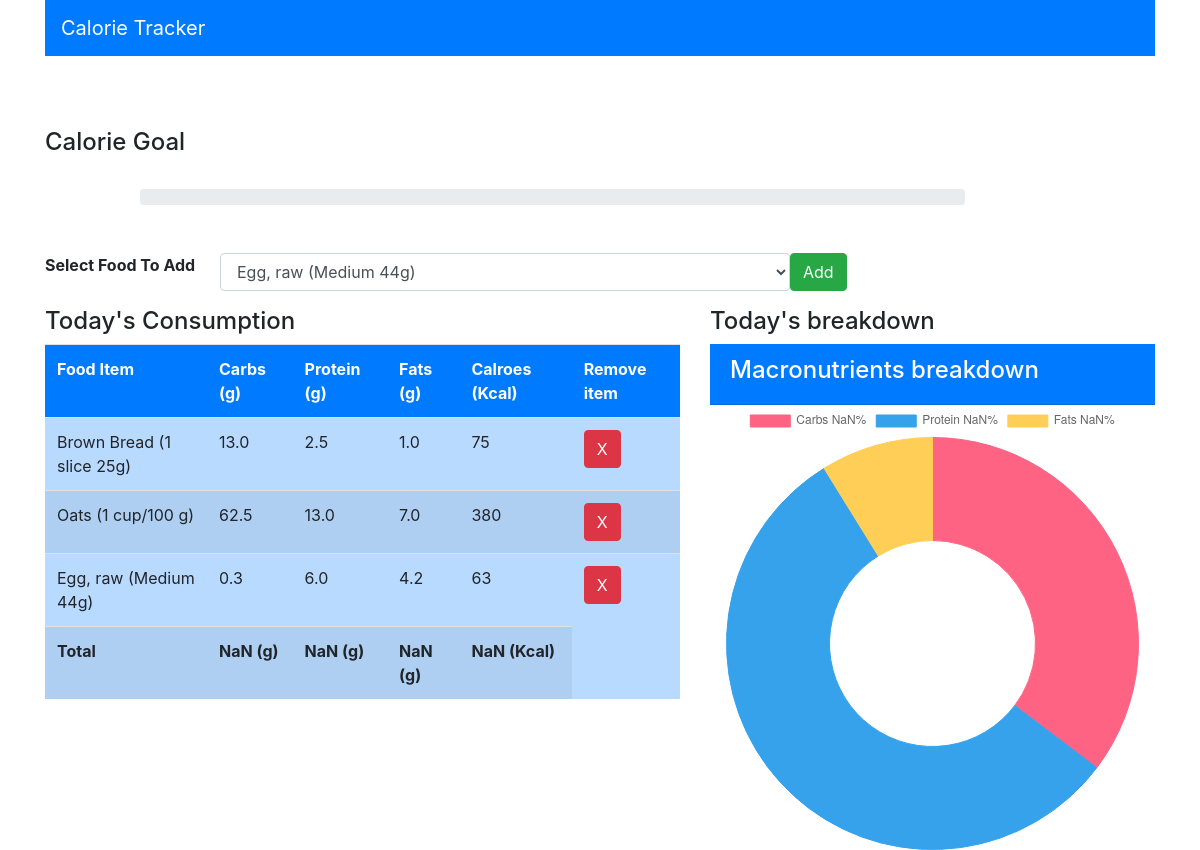
The app's page / (signed in) with its own data.
### myapp/models.py (models this page shows, shortened)
class Consume(models.Model):
    user = models.ForeignKey(User, on_delete=models.CASCADE)
    food_consumed = models.ForeignKey(Food, on_delete=models.CASCADE)

class Food(models.Model):
    name  = models.CharField(max_length=100)
    carbs = models.FloatField()
    protein = models.FloatField()
    fats = models.FloatField()
    calories = models.IntegerField()

### myapp/views.py (the view)
# urls.py: path('', views.index, name="index"),
def index(request):
    if request.method=="POST":
        food_consumed = request.POST['food_consumed']
        consume = Food.objects.get(name=food_consumed)
        user = request.user
        consume = Consume(user=user, food_consumed=consume)
        consume.save()
        foods = Food.objects.all()
    else:
        foods = Food.objects.all()
    consumed_food = Consume.objects.filter(user=request.user)
    return render(request, 'myapp/index.html', {'foods':foods, 'consumed_food':consumed_food})

### myapp/templates/myapp/index.html (shortened to what this page needs)
<!DOCTYPE html>
<html lang="en">
<head>
    <link rel="stylesheet" href="https://cdn.jsdelivr.net/npm/bootstrap@4.0.0/dist/css/bootstrap.min.css">
</head>
<body>
    <div class="container">
        <div class="row">
            <div class="col-md-12">
                <nav class="navbar navbar-dark bg-primary">
                    <span class="navbar-brand">Calorie Tracker</span>
                </nav>
            </div>
        </div>
        <br><br><br>
        <h4>Calorie Goal</h4>
        <br>
        <div class="row">
            <div class="col-md-9 offset-1">
                <div class="progress">
                </div>
            </div>
        </div>
        <br><br>
        <div class="row">
            <div class="col-md-12">
                <form method="POST">
                    <div class="form-group row">
                        <label class="col-md-2">
                            <b>Select Food To Add</b>
                        </label>
                        <select class="col-md-6 form-control" name="food_consumed" id="food_consumed">
                            {% for food in foods%}
                            <option value="{{ food.name }}">{{ food.name }}</option>
                            {% endfor %}
                        </select>
                        <button class="btn btn-success" type="submit">Add</button>
                    </div>
                </form>
            </div>
        </div>
        <div class="row">
            <div class="col-md-7">
                <div>
                    <h4> Today's Consumption </h4>
                </div>
                <table id="table" class="table table-striped table-primary">
                    <tr class="bg-primary text-white">
                        <th> Food Item </th>
                        <th> Carbs (g) </th>
                        <th> Protein (g) </th>
                        <th> Fats (g) </th>
                        <th> Calroes (Kcal) </th>
                        <th> Remove item </th>
                    </tr>
                        {% for c in consumed_food%}
                        <tr>
                            <td>{{ c.food_consumed.name }}</td>
                            <td>{{ c.food_consumed.carbs }}</td>
                            <td>{{ c.food_consumed.protein }}</td>
                            <td>{{ c.food_consumed.fats }}</td>
                            <td>{{ c.food_consumed.calories }}</td>
                            <td><a class="btn btn-danger" href="{% url 'delete' c.id %}">X</a></td>
                        </tr>
                        {% endfor%}
                        <tr>
                            <td id="name"><b>Total</b></td>
                            <td id="totalCarbs"><b></b></td>
                            <td id="totalProtein"><b></b></td>
                            <td id="totalFats"><b></b></td>
                            <td id="totalCalories"><b></b></td>
                        </tr>
                </table>
            </div>
            <div class="col-md-5">
                <div class="">
                    <h4>Today's breakdown</h4>
                </div>
                <div class="card-header text-white bg-primary">
                    <h4>Macronutrients breakdown</h4>
                </div>
                <div class="cold-md-12">
                    <canvas id="myChart" width="400" height="400"></canvas>
                </div>
            </div>
        </div>
    </div>
</body>
<script>
    var table = document.getElementById("table");
    var carbs = 0, protein = 0, fats = 0, calories = 0;
    for(var i=1; i<table.rows.length - 1; i++){
        carbs += parseFloat(table.rows[i].cells[1].innerHTML);
        carbs = Math.round(carbs);
        protein += parseFloat(table.rows[i].cells[2].innerHTML);
        protein = Math.round(protein);
        fats += parseFloat(table.rows[i].cells[3].innerHTML);
        fats = Math.round(fats);
        calories += parseFloat(table.rows[i].cells[4].innerHTML);
        calories = Math.round(calories);
    }
    document.getElementById("totalCarbs").innerHTML = '<b>' + carbs + ' (g) </br>';
    document.getElementById("totalProtein").innerHTML = '<b>' + protein + ' (g) </br>';
    document.getElementById("totalFats").innerHTML = '<b>' + fats + ' (g) </br>';
    document.getElementById("totalCalories").innerHTML = '<b>' + calories + ' (Kcal) </br>';
    var calPer = (calories/2000) * 100;
    document.getElementsByClassName("progress-bar")[0].setAttribute("style", "width:" + calPer + "%");
    var total = carbs + protein + fats;
    var carbsP = Math.round((carbs / total) * 100);
    var proteinP = Math.round((protein / total) * 100);
    var fatsP = Math.round((fats / total) * 100);
    const ctx = document.getElementById('myChart');
    new Chart(ctx, {
    type: 'doughnut',
    data: {
      labels: ['Carbs ' + carbsP + '%', 'Protein ' + proteinP + '%', 'Fats ' + fatsP + '%'],
      datasets: [{
        label: '# of Votes',
        data: [12, 19, 3],
        backgroundColor: [
            'rgba(255, 99, 132, 1)',
            'rgba(54, 162, 235, 1)',
            'rgba(255, 206, 86, 1)',
        ],
        borderColor: [
            'rgba(255, 99, 132, 1)',
            'rgba(54, 162, 235, 1)',
            'rgba(255, 206, 86, 1)',
        ],
        borderWidth: 1
      }]
    },
  });
</script>
</html>

### records on screen
Consume: food_consumed.name "Brown Bread (1 slice 25g)", food_consumed.carbs "13.0", food_consumed.protein "2.5", food_consumed.fats "1.0", food_consumed.calories "75"
Consume: food_consumed.name "Oats (1 cup/100 g)", food_consumed.carbs "62.5", food_consumed.protein "13.0", food_consumed.fats "7.0", food_consumed.calories "380"
Consume: food_consumed.name "Egg, raw (Medium 44g)", food_consumed.carbs "0.3", food_consumed.protein "6.0", food_consumed.fats "4.2", food_consumed.calories "63"

### other values on screen
form field food_consumed "Egg, raw (Medium 44g)"
